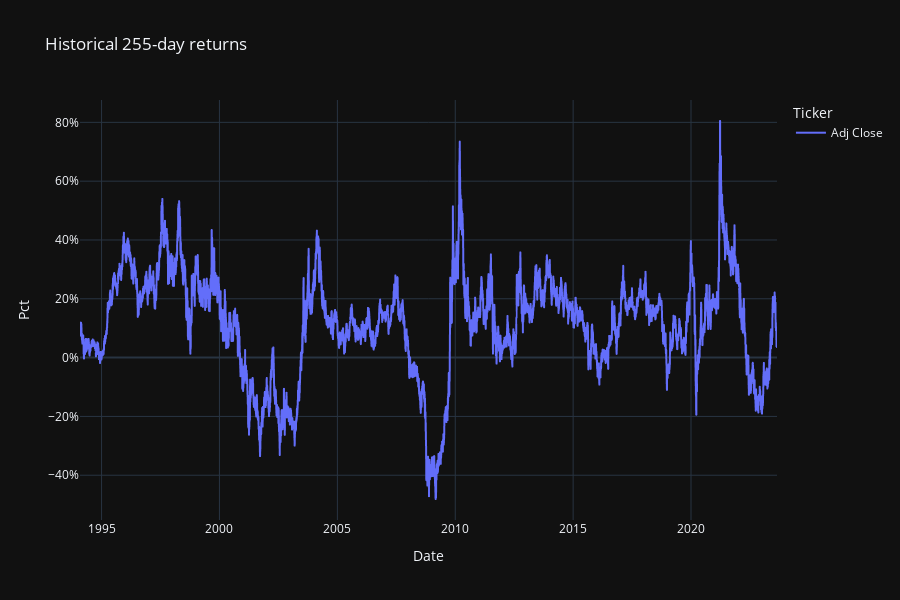

Here is the notebook cell this chart was saved with:
### Code cell
# Plot annual returns
fig = px.line(
    data_frame = annual_returns_df,
    title = 'Historical 255-day returns',
    height = 600,
    labels = {'variable': 'Ticker', 'value': 'Pct'}
)
fig.update_layout(
    yaxis_tickformat = '1%'
)

### Figure 1 — Plotly figure (JSON) as saved in the notebook; plotly's stock layout.template omitted (floating-point values rounded to 4 significant figures; data arrays with more than 128 entries replaced by an {"elided": "..."} marker saying what was removed)
{"data": [{"hovertemplate": "Ticker=Adj Close<br>Date=%{x}<br>Pct=%{y}<extra></extra>", "legendgroup": "Adj Close", "line": {"color": "#636efa", "dash": "solid"}, "marker": {"symbol": "circle"}, "mode": "lines", "name": "Adj Close", "showlegend": true, "type": "scattergl", "x": {"elided": "7444 str values"}, "xaxis": "x", "y": {"elided": "7444 float values"}, "yaxis": "y"}], "layout": {"height": 600, "legend": {"title": {"text": "Ticker"}, "tracegroupgap": 0}, "title": {"text": "Historical 255-day returns"}, "xaxis": {"anchor": "y", "domain": [0, 1], "title": {"text": "Date"}}, "yaxis": {"anchor": "x", "domain": [0, 1], "tickformat": "1%", "title": {"text": "Pct"}}}}
